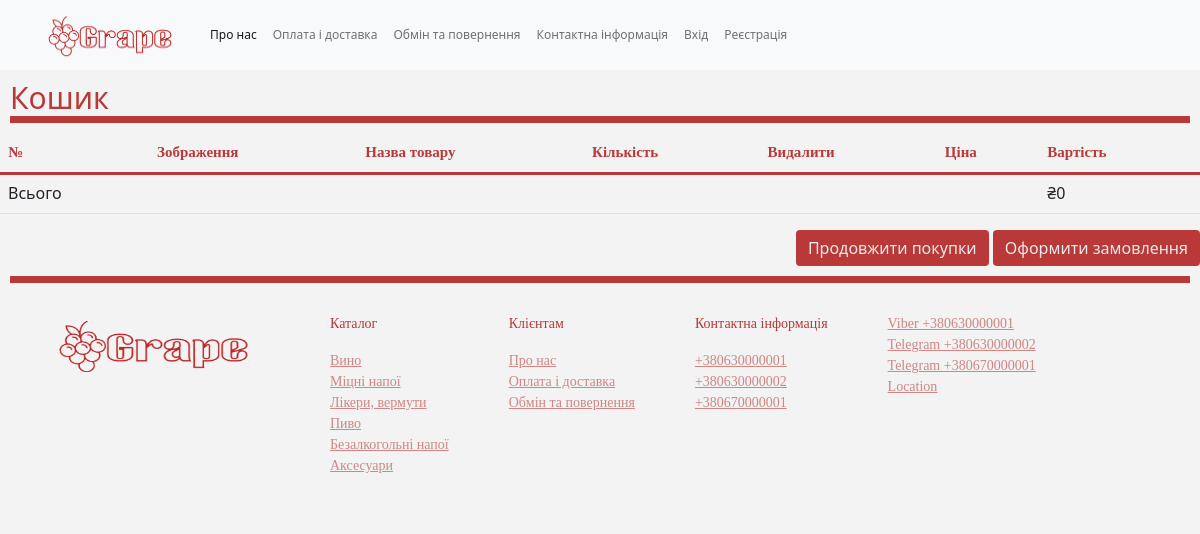
Page /cart/ on the committed database.
### main_page/models.py (models this page shows, shortened)
class Category_good(models.Model):
    name = models.CharField(max_length=50, unique=True)
    is_visible = models.BooleanField(default=True)
    position = models.SmallIntegerField(unique=True)
    class Meta:
        ordering = ('position',)

class Phone(models.Model):
    phone_val = RegexValidator(regex=r'^\+?3?8?0\d{2}[- ]?(\d[- ]?){7}$', message='Не вірний формат номера')
    phone = models.CharField(max_length=16, validators=[phone_val])
    is_visible = models.BooleanField(default=True)
    is_viber = models.BooleanField(default=False)
    is_telegram = models.BooleanField(default=False)
    def __str__(self):
        return f'{self.phone}'

class Address(models.Model):
    address = models.CharField(max_length=250)
    is_visible = models.BooleanField(default=True)

### cart/views.py (the view)
# urls.py: path('cart/', include('cart.urls')),
def cart(request):
    cart = Cart(request)
    form = CartAddProduct()
    return render(request, 'cart.html', context={'cart': cart, 'form': form})

### cart/cart.py (called while the page is built)
    def get_total_price(self):
        return sum(Decimal(item['price']) * item['quantity'] for item in self.cart.values())

    def __len__(self):
        return sum(item['quantity'] for item in self.cart.values())

### cart/context_processor.py (called while the page is built)
def cart(request):
    return {'cart': Cart(request)}

### main_page/context_processor.py (called while the page is built)
def getting_category(request):
    category = Category_good.objects.filter(is_visible=True)
    return locals()

def getting_number(request):
    phone = Phone.objects.filter(is_visible=True)
    return locals()

def getting_mail(request):
    mails = Email_adress.objects.filter(is_visible=True)
    return locals()

def getting_address(request):
    location = Address.objects.filter(is_visible=True)
    return locals()

### cart/templates/cart.html (shortened to what this page needs)
{% extends 'project.html' %}
{% block bare_content %}
    <div class="context">
        <h2>Кошик</h2>
        <table class="table table-hover">
            <thead>
            <tr>
                <th>№</th>
                <th>Зображення</th>
                <th>Назва товару</th>
                <th>Кількість</th>
                <th>Видалити</th>
                <th>Ціна</th>
                <th>Вартість</th>
            </tr>
            </thead>
            <tbody>
            <tr>
                      <tr class="total">
                        <td>
                            Всього
                        </td>
                        <td colspan="5">
                        </td>
                        <td class="num">
                            ₴{{ cart.get_total_price }}
                        </td>
                    </tr>
                  </tbody>
              </table>
        <div class="text-right">
            <a href="{% url "main_page:main" %}" class="btn btn-primary">Продовжити покупки</a>
            <a href="{% url "order:order_create" %}" class="btn btn-primary">
                Оформити замовлення
            </a>
        </div>
        </div>
{% endblock %}

### templates/project.html (shortened to what this page needs)
{% load static %}
<!DOCTYPE html>
<html lang="ukr">
    <head>
        <link href="https://cdn.jsdelivr.net/npm/bootstrap@5.0.2/dist/css/bootstrap.min.css" rel="stylesheet">
        <link rel="stylesheet" href="{% static "assets/css/style.css" %}">
    </head>
    <body>
      <section>
        <nav class="navbar navbar-expand-lg navbar-light bg-light">
            <div class="container-fluid">
              <a class="navbar-brand" href="{% url 'main_page:main' %}"><img src="{% static "assets/img/Grape-depositphotos-bgremover.png" %}" class="grape"></a>
              <div class="collapse navbar-collapse" id="navbarNavAltMarkup">
                <div class="navbar-nav">
                <ul class="navbar-nav">
                <li class="nav-item">
                  <a class="nav-link active" aria-current="page" href="#">Про нас</a>
                </li>
                <li class="nav-item">
                  <a class="nav-link" href="{% url 'conditions:delivery' %}">Оплата і доставка</a>
                </li>
                <li class="nav-item">
                  <a class="nav-link" href="{% url 'conditions:swap' %}">Обмін та повернення</a>
                </li>
                <li class="nav-item">
                  <a class="nav-link" href="#contact">Контактна інформація</a>
                </li>
                    <div class="navbar-nav" >
                        {% if not user.is_active %}
                            <li class="nav-item">
                          <a class="nav-link" href="{% url "account:login" %}">Вхід</a>
                            </li>
                        <li class="nav-item">
                          <a class="nav-link" href="{% url "account:registration" %}">Реєстрація</a>
                            </li>
                        {% else %}
                        <li class="nav-item">
                            <a class="nav-link" href="{% url "account:logout" %}">Вихід</a>
                            </li>
                        {% endif %}
                    </ul>
                    </div>
                </div>
              </div>
          </nav>
        </section>
{% block bare_content %}{% endblock %}
    <section id="contact">
      <div class="cards">
        <div class="">
            <img src="{% static "assets/img/Grape-depositphotos-bgremover.png" %}" alt="">
        </div>
        <div class="card">
            <p class="">Каталог</p>
            {% for cat in category %}
                <a href="#" class="" type="submit">{{ cat.name }}</a>
            {% endfor %}
        </div>
        <div class="card">
          <p class="" >Клієнтам</p>
          <a href="#" class="" type="submit">Про нас</a>
          <a href="{% url 'conditions:delivery' %}" class="" type="submit">Оплата і доставка</a>
          <a href="{% url 'conditions:swap' %}" class="" type="submit">Обмін та повернення</a>
        </div>
        <div class="card">
          <p class="" >Контактна інформація</p>
            {% for number in phone %}
                <a href="" class="" type="submit">{{ number.phone }}</a>
            {% endfor %}
        </div>
        <div class="card">
            {% for number in phone %}
                {% if number.is_viber %}
                    <a href="viber://chat?number={{ number }}" class="viber" type="submit">Viber {{ number }}</a>
                {% endif %}
                {% if number.is_telegram %}
                    <a href="https://t.me/{{ number }}" class="" type="submit">Telegram {{ number }}</a>
                {% endif %}
            {% endfor %}
            {% for loc in location %}
                <a href="#" class="" type="submit">{{ loc.address }}</a>
            {% endfor %}
        </div>
    </div>
    </section>
    </body>
</html>

### static/assets/css/style.css (style rules this page uses)
body { background-color: rgb(243, 243, 243); }
.container-fluid a img { width: 150px; height: 50px; }
.navbar { padding: 0; }
.navbar ul { margin: 0; padding: 0; display: flex; list-style: none; align-items: center; }
.navbar li { position: relative; }
.navbar a, .navbar a:focus { display: flex; align-items: center; justify-content: space-between; padding: 10px 0 10px 24px; font-size: 12px; font-weight: 500; color: rgb(14, 1, 1); white-space: nowrap; transition: 0.3s; }
.navbar a:hover, .navbar .active, .navbar .active:focus, .navbar li:hover>a { color: #e90606; }
.btn-primary { color: rgb(236, 234, 234); background: rgb(185, 56, 56); border: rgb(63, 7, 7); }
.cards { display: flex; border-top: 7px solid rgb(185, 56, 56); margin: 10px; text-align: left; font-size: 14px; color: rgba(185, 56, 56, 0.589); font-family: cyrillic; }
.cards .card { padding: 20px; }
.cards img { width: 250px; height: 84px; margin: 20px; padding: 10px; align-items:center; justify-content: center; }
.card { margin: 10px; background: local; border: rgb(243, 243, 243);; color: rgb(185, 56, 56); }
.cards .card a { color: rgba(185, 56, 56, 0.589); }
.context h2 { margin: 10px; font-size: 30px; border-bottom: 7px solid rgb(185, 56, 56); color: rgb(185, 56, 56); }
.context table thead tr { font-size: 15px; border-bottom: 3px solid rgb(185, 56, 56); color: rgb(185, 56, 56); font-family: cyrillic; }
.text-right { text-align:right; }

### rows in the picture
Category_good: name "Вино"
Category_good: name "Міцні напої"
Category_good: name "Лікери, вермути"
Category_good: name "Пиво"
Category_good: name "Безалкогольні напої"
Category_good: name "Аксесуари"
Phone: phone "+380630000001"
Phone: phone "+380630000002"
Phone: phone "+380670000001"
Address: address "Location"

### other values in the picture
{{ cart.get_total_price }} "0"
